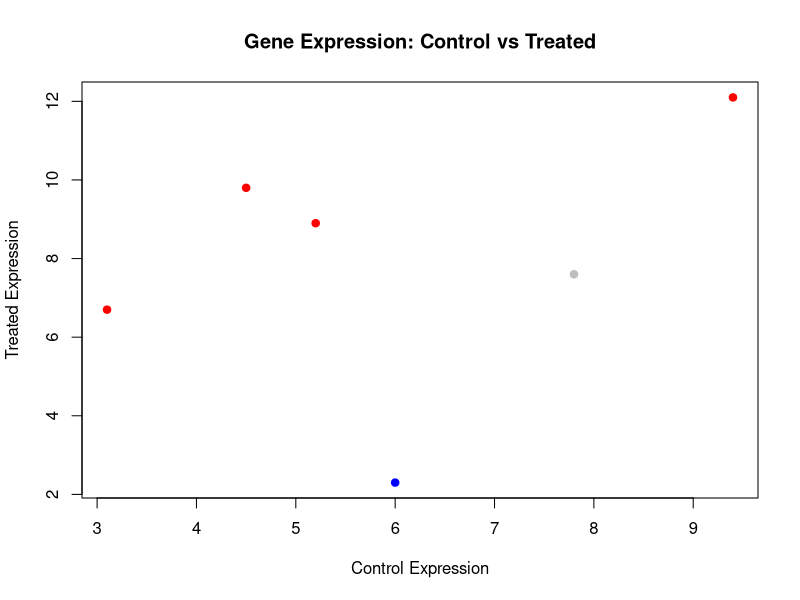

This figure's R source:
gene_names <- c("BRCA1", "TP53", "EGFR", "MYC", "PTEN", "KRAS")

control <- c(5.2, 7.8, 3.1, 9.4, 6.0, 4.5)

treated <- c(8.9, 7.6, 6.7, 12.1, 2.3, 9.8)

chromosome <- c("17", "17", "7", "8", "10", "12")

fold_change <- treated / control

classification <- ifelse(
  fold_change > 1.2,
  "upregulated",
  ifelse(fold_change < 0.8, "downregulated", "stable")
)

classification <- factor(
  classification,
  levels = c("upregulated", "downregulated", "stable")
)


gene_info <- list(
  names = gene_names,
  stats = list(
    control = control,
    treated = treated
  ),
  source = "Gene expression data from control and treated conditions"
)
gene_info$names

  
gene_info$date_analyzed <- Sys.Date()
gene_info
gene_df <- data.frame(
  gene_names,
  control,
  treated,
  chromosome,
  fold_change,
  classification
)
gene_df
gene_df$log2_fc <- log2(gene_df$fold_change)
gene_df


gene_chr17 <- subset(gene_df, chromosome == "17")
gene_chr17

gene_df_sorted <- gene_df[order(gene_df$fold_change, decreasing = TRUE), ]
gene_df_sorted

write.csv(
  gene_df_sorted,
  file = "gene_df_sorted.csv",
  row.names = FALSE
)
list.files()


plot_colors <- ifelse(
  gene_df$classification == "upregulated",
  "red",
  ifelse(
    gene_df$classification == "downregulated",
    "blue",
    "gray"
  )
)
png(
  "expression_plot.png",
  width = 800,
  height = 600
)

plot(
  gene_df$control,
  gene_df$treated,
  xlab = "Control Expression",
  ylab = "Treated Expression",
  main = "Gene Expression: Control vs Treated",
  col = plot_colors,
  pch = 19
)

dev.off()
list.files()
